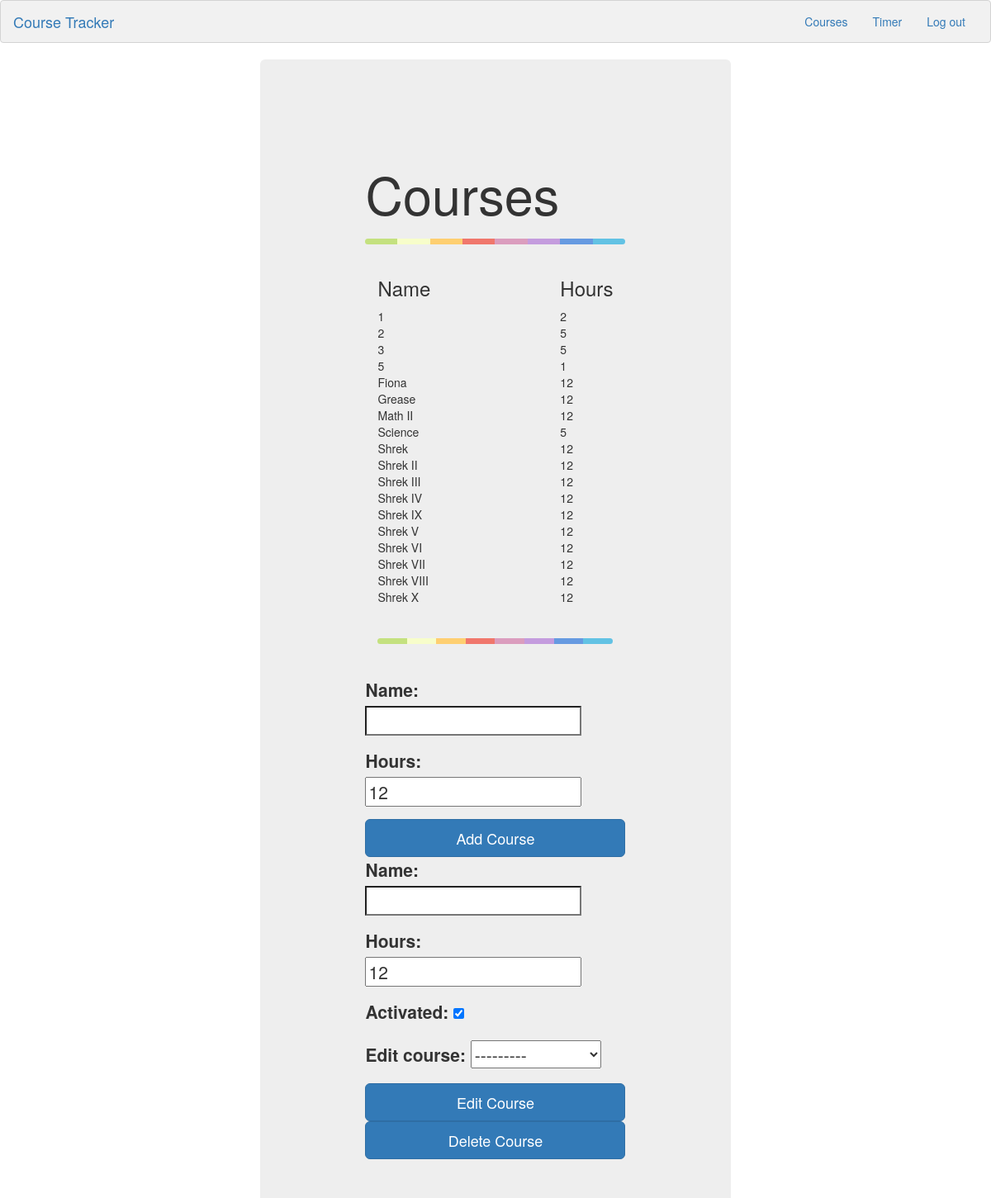
/courses/ (signed in), run on the app's committed database.
### courses/models.py (models this page shows)
class Course(models.Model):
    name = models.CharField(max_length=50)
    hours = models.PositiveSmallIntegerField(default=12)
    user = models.ForeignKey(to=User)
    activated = models.BooleanField(default=True)  # whether course is available in timer's course selection
    def __str__(self):
        return '{} ({})'.format(self.name, self.hours)

### courses/views.py (the view)
@login_required
def index(request):
    courses = Course.objects.filter(user=request.user).order_by('name')  # only show this user's data
    if request.method == 'POST':
        form = CourseForm(request.POST) if 'create' in request.POST else EditCourseForm(request.POST)
        if form.is_valid(request.user):
            if 'delete' in request.POST:
                form.delete()
            else:
                form.save(request.user, commit=True)
            return redirect('/')
        else:
            return render(request, 'courses/index.html',
                          {'courses': courses,
                           'create_form': form if 'create' in request.POST else CourseForm(request.POST),
                           'edit_form': form if 'edit' in request.POST else EditCourseForm(request.POST)})
    else:
        edit_form = EditCourseForm()
        edit_form.fields['edit_course'].queryset = Course.objects.filter(user=request.user).order_by('name')
        return render(request, 'courses/index.html', {'courses': courses, 'create_form': CourseForm(),
                                                      'edit_form': edit_form})

### courses/forms.py (shortened to what this page needs)
class CourseForm(forms.ModelForm):
    class Meta:
        model = Course
        fields = ('name', 'hours', )
        exclude = ('activated', 'user', )  # we don't want to show them all users in the database

class EditCourseForm(forms.ModelForm):
    edit_course = forms.ModelChoiceField(queryset=Course.objects.all())  # expand in the view
    class Meta:
        model = Course
        fields = ('name', 'hours', 'activated')
        exclude = ('user', )  # we don't want to show them all users in the database

### courses/templates/courses/index.html (shortened to what this page needs)
{% extends 'base.html' %}
{% load static %}
{% block head %}
<link rel="stylesheet" href="{% static 'accounts/style.css' %}" type = "text/css">
{% endblock %}
{% block body %}
	<section class="container-fluid">
		<div class="row">
			<div class="col-sm-6 col-sm-push-3">
				<div class="jumbotron">
					<section class="container-fluid">
						<div class="row">
							<div class="col-sm-10 col-sm-push-1">
								<div class = "container" >
									<div class = "wrapper">
										<h1>Courses</h1>
											<hr class="colorgraph">
											<div class="col-sm-12 col-sm-push--1">
												<table>
													<thead>
													<tr>
														<th class="header" width="80%"><h3>Name</h3></th>
														<th class="header"><h3>Hours</h3></th>
													</tr>
													</thead>
													{% for course in courses %}
														<tr>
															<td>{{course.name}}</td>
															<td>{{course.hours}}</td>
														</tr>
													{% endfor %}
												</table>
											<br><hr class="colorgraph" width="100%"><br>
											</div>
										<form method='post'>
											{{ create_form.as_p }}
											<center><button class="btn btn-lg btn-primary btn-block" name="create" type="Submit">Add Course</button></center>
										</form>
                                        <form method="post">
                                            {{ edit_form.as_p }}
											<center><button class="btn btn-lg btn-primary btn-block" name="edit" type="Submit">Edit Course</button></center>
											<center><button class="btn btn-lg btn-primary btn-block" name="delete" type="Submit">Delete Course</button></center>
                                        </form>
									</div>
								</div>
							</div>
						</div>
					</section>
				</div>
			</div>
		</div>
	</section>
{% endblock %}

### accounts/static/accounts/style.css (style rules this page uses)
.wrapper { margin-top: 80px; margin-bottom: 20px; }
input[type="text"] { margin-bottom: 0px; border-bottom-left-radius: 0; border-bottom-right-radius: 0; }
.colorgraph { height: 7px; border-top: 0; background: #c4e17f; border-radius: 5px; background-image: -webkit-linear-gradient(left, #c4e17f, #c4e17f 12.5%, #f7fdca 12.5%, #f7fdca 25%, #fecf71 25%, #fecf71 37.5%, #f0776c 37.5%, #f0776c 50%, #db9dbe 50%, #db9dbe 62.5%, #c49cde 62.5%, #c49cde 75%, #669ae1 75%, #669ae1 87.5%, #62c2e4 87.5%, #62c2e4); background-image: -moz-linear-gradient(left, #c4e17f, #c4e17f 12.5%, #f7fdca 12.5%, #f7fdca 25%, #fecf71 25%, #fecf71 37.5%, #f0776c 37.5%, #f0776c 50%, #db9dbe 50%, #db9dbe 62.5%, #c49cde 62.5%, #c49cde 75%, #669ae1 75%, #669ae1 87.5%, #62c2e4 87.5%, #62c2e4); background-image: -o-linear-gradient(left, #c4e17f, #c4e17f 12.5%, #f7fdca 12.5%, #f7fdca 25%, #fecf71 25%, #fecf71 37.5%, #f0776c 37.5%, #f0776c 50%, #db9dbe 50%, #db9dbe 62.5%, #c49cde 62.5%, #c49cde 75%, #669ae1 75%, #669ae1 87.5%, #62c2e4 87.5%, #62c2e4); background-image: linear-gradient(to right, #c4e17f, #c4e17f 12.5%, #f7fdca 12.5%, #f7fdca 25%, #fecf71 25%, #fecf71 37.5%, #f0776c 37.5%, #f0776c 50%, #db9dbe 50%, #db9dbe 62.5%, #c49cde 62.5%, #c49cde 75%, #669ae1 75%, #669ae1 87.5%, #62c2e4 87.5%, #62c2e4); }

### accounts/templates/base.html (style rules this page uses)
body { background-image: url("https://ak9.picdn.net/shutterstock/videos/15905119/thumb/1.jpg"); }

### data on the page
Course: name "1", hours "2", hours "12"
Course: name "2", hours "5"
Course: name "3", hours "5"
Course: name "5", hours "1"
Course: name "Fiona", hours "12"
Course: name "Grease", hours "12"
Course: name "Math II", hours "12"
Course: name "Science", hours "5", activated "☑"
Course: name "Shrek", hours "12"
Course: name "Shrek II", hours "12"
Course: name "Shrek III", hours "12"
Course: name "Shrek IV", hours "12"
Course: name "Shrek IX", hours "12"
Course: name "Shrek V", hours "12"
Course: name "Shrek VI", hours "12"
Course: name "Shrek VII", hours "12"
Course: name "Shrek VIII", hours "12"
Course: name "Shrek X", hours "12"
